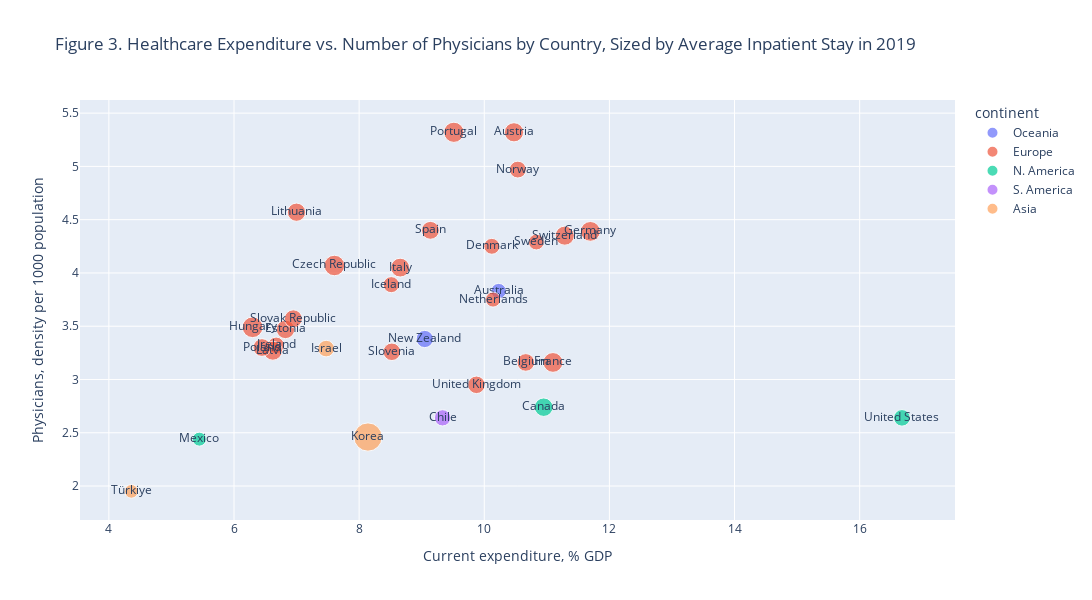

Notebook cell for this chart:
### Code cell
# Create sacatter plot
fig=px.scatter(aggregated_df, x='Current expenditure, % GDP',y='Physicians' , size='ALOS, inpatient care', text="country", color='continent',
               title='Figure 3. Healthcare Expenditure vs. Number of Physicians by Country, Sized by Average Inpatient Stay in 2019')

# Adjust figure size
fig.update_layout(width=1500, height=600) 

# Update axis label
fig.update_layout(yaxis_title='Physicians, density per 1000 population')

fig.show()
fig.write_image("images/fig1.jpeg")

### Figure 1 — Plotly figure (JSON) as saved in the notebook; plotly's stock layout.template omitted (floating-point values rounded to 4 significant figures)
{"data": [{"hovertemplate": "continent=Oceania<br>Current expenditure, % GDP=%{x}<br>Physicians=%{y}<br>ALOS, inpatient care=%{marker.size}<br>country=%{text}<extra></extra>", "legendgroup": "Oceania", "marker": {"color": "#636efa", "size": [5.3, 6.7], "sizemode": "area", "sizeref": 0.045, "symbol": "circle"}, "mode": "markers+text", "name": "Oceania", "orientation": "v", "showlegend": true, "text": ["Australia", "New Zealand"], "type": "scatter", "x": [10.23, 9.049], "xaxis": "x", "y": [3.83, 3.38], "yaxis": "y"}, {"hovertemplate": "continent=Europe<br>Current expenditure, % GDP=%{x}<br>Physicians=%{y}<br>ALOS, inpatient care=%{marker.size}<br>country=%{text}<extra></extra>", "legendgroup": "Europe", "marker": {"color": "#EF553B", "size": [8.3, 7, 9.5, 5.7, 7.7, 8.8, 8.8, 9.6, 5.8, 6.2, 8, 8.1, 7.5, 5.1, 6.4, 7.1, 9.2, 7.2, 6.9, 7.2, 5.6, 8.2, 6.9], "sizemode": "area", "sizeref": 0.045, "symbol": "circle"}, "mode": "markers+text", "name": "Europe", "orientation": "v", "showlegend": true, "text": ["Austria", "Belgium", "Czech Republic", "Denmark", "Estonia", "France", "Germany", "Hungary", "Iceland", "Ireland", "Italy", "Latvia", "Lithuania", "Netherlands", "Norway", "Poland", "Portugal", "Slovak Republic", "Slovenia", "Spain", "Sweden", "Switzerland", "United Kingdom"], "type": "scatter", "x": [10.47, 10.66, 7.605, 10.12, 6.823, 11.1, 11.7, 6.297, 8.513, 6.673, 8.656, 6.621, 6.999, 10.14, 10.54, 6.447, 9.514, 6.948, 8.523, 9.139, 10.83, 11.29, 9.875], "xaxis": "x", "y": [5.32, 3.16, 4.07, 4.25, 3.47, 3.16, 4.39, 3.49, 3.89, 3.32, 4.05, 3.27, 4.57, 3.75, 4.97, 3.3, 5.32, 3.57, 3.26, 4.4, 4.29, 4.35, 2.95], "yaxis": "y"}, {"hovertemplate": "continent=N. America<br>Current expenditure, % GDP=%{x}<br>Physicians=%{y}<br>ALOS, inpatient care=%{marker.size}<br>country=%{text}<extra></extra>", "legendgroup": "N. America", "marker": {"color": "#00cc96", "size": [7.7, 4.4, 6.2], "sizemode": "area", "sizeref": 0.045, "symbol": "circle"}, "mode": "markers+text", "name": "N. America", "orientation": "v", "showlegend": true, "text": ["Canada", "Mexico", "United States"], "type": "scatter", "x": [10.95, 5.446, 16.68], "xaxis": "x", "y": [2.74, 2.44, 2.64], "yaxis": "y"}, {"hovertemplate": "continent=S. America<br>Current expenditure, % GDP=%{x}<br>Physicians=%{y}<br>ALOS, inpatient care=%{marker.size}<br>country=%{text}<extra></extra>", "legendgroup": "S. America", "marker": {"color": "#ab63fa", "size": [6], "sizemode": "area", "sizeref": 0.045, "symbol": "circle"}, "mode": "markers+text", "name": "S. America", "orientation": "v", "showlegend": true, "text": ["Chile"], "type": "scatter", "x": [9.333], "xaxis": "x", "y": [2.64], "yaxis": "y"}, {"hovertemplate": "continent=Asia<br>Current expenditure, % GDP=%{x}<br>Physicians=%{y}<br>ALOS, inpatient care=%{marker.size}<br>country=%{text}<extra></extra>", "legendgroup": "Asia", "marker": {"color": "#FFA15A", "size": [6.2, 18, 4.2], "sizemode": "area", "sizeref": 0.045, "symbol": "circle"}, "mode": "markers+text", "name": "Asia", "orientation": "v", "showlegend": true, "text": ["Israel", "Korea", "Türkiye"], "type": "scatter", "x": [7.473, 8.141, 4.36], "xaxis": "x", "y": [3.29, 2.46, 1.95], "yaxis": "y"}], "layout": {"height": 600, "legend": {"itemsizing": "constant", "title": {"text": "continent"}, "tracegroupgap": 0}, "title": {"text": "Figure 3. Healthcare Expenditure vs. Number of Physicians by Country, Sized by Average Inpatient Stay in 2019"}, "width": 1500, "xaxis": {"anchor": "y", "domain": [0, 1], "title": {"text": "Current expenditure, % GDP"}}, "yaxis": {"anchor": "x", "domain": [0, 1], "title": {"text": "Physicians, density per 1000 population"}}}}
